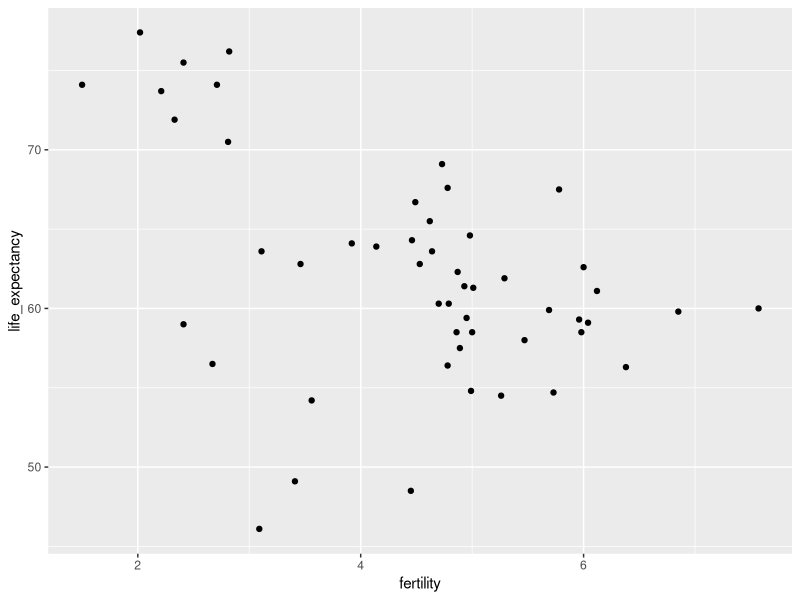
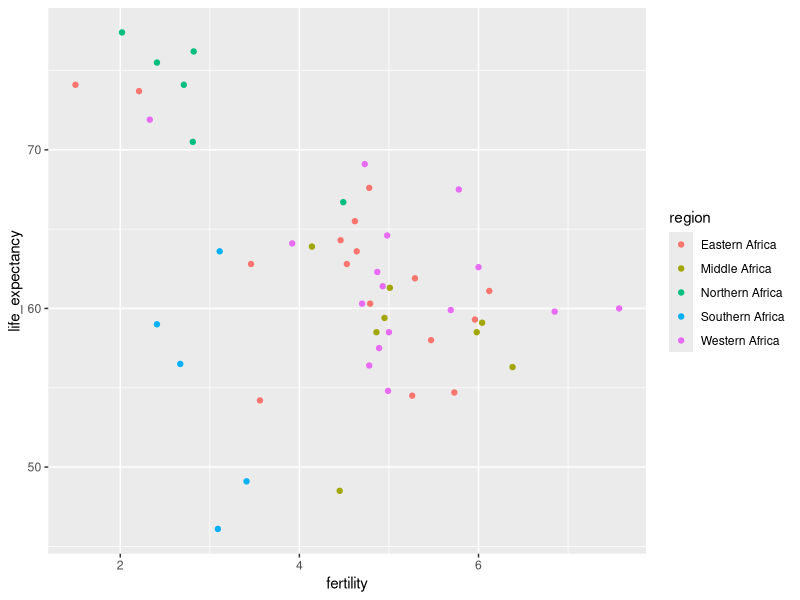
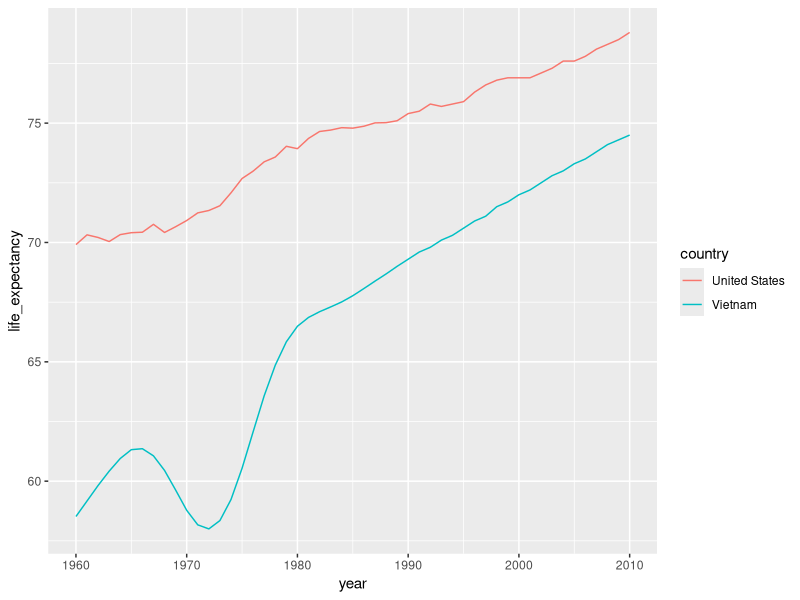
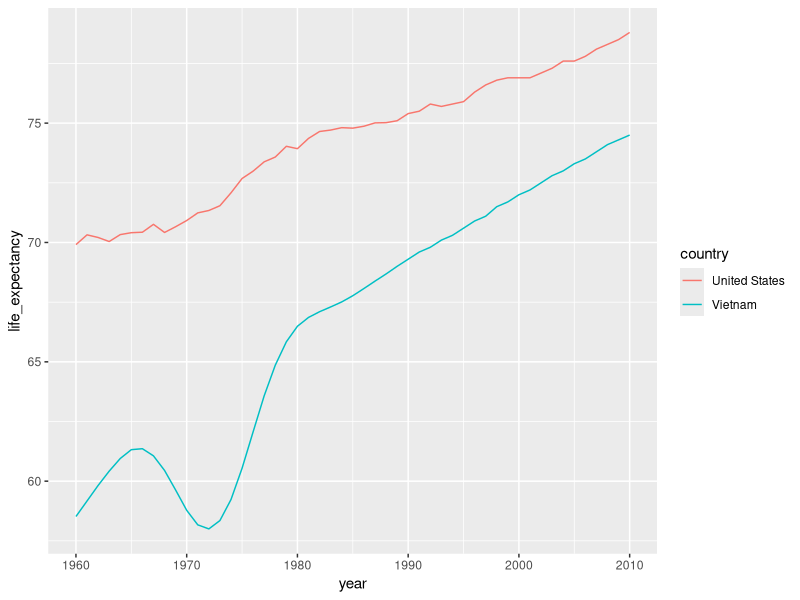
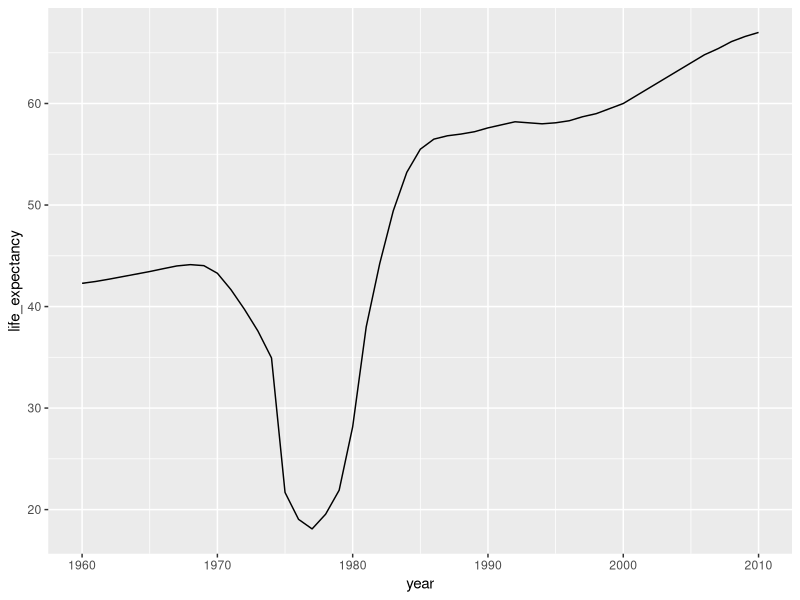
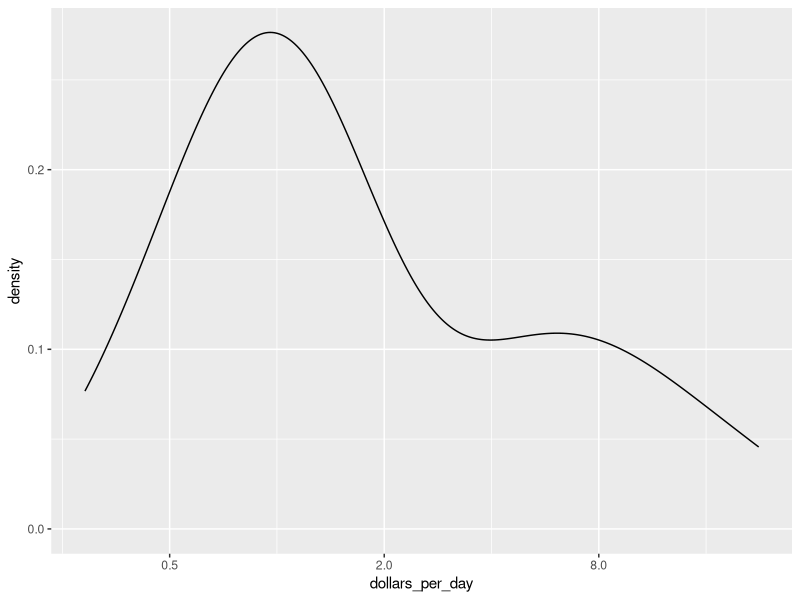
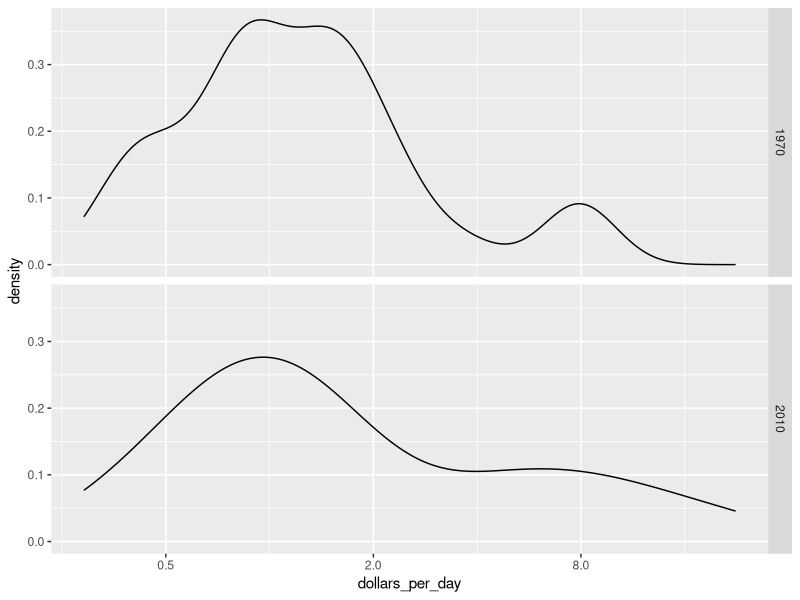
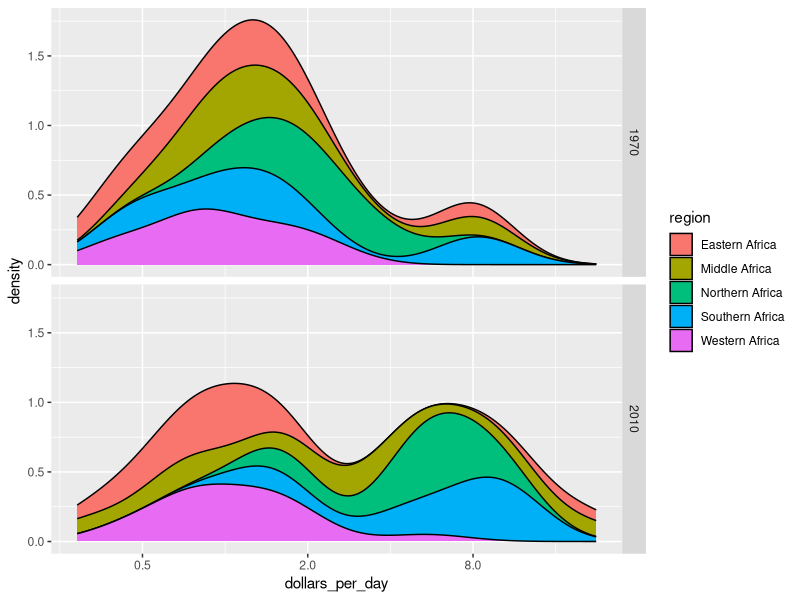

These figures' R source, in order:
## ---- chunk 1
library(dplyr)
library(ggplot2)
library(dslabs)
data(gapminder)
gapminder %>% filter(continent=="Africa" & year == 2012) %>%
  ggplot(aes(fertility, life_expectancy)) +
  geom_point()
## ---- chunk 2
library(dplyr)
library(ggplot2)
library(dslabs)
data(gapminder)
gapminder %>% filter(continent=="Africa" & year == 2012) %>%
  ggplot(aes(fertility, life_expectancy, color = region)) +
  geom_point()
## ---- chunk 3
library(dplyr)
library(dslabs)
data(gapminder)
df <- gapminder %>% 
  filter(continent=="Africa" & year == 2012 & fertility <=3 & life_expectancy>=70) %>%
  select(country, region)
## ---- chunk 4
library(dplyr)
library(dslabs)
data(gapminder)
years <- 1960:2010
countries <- c("United States", "Vietnam")
tab <- gapminder %>% filter(year %in% years & country %in% countries)
## ---- chunk 5
p <- tab %>% ggplot(aes(x=year,y=life_expectancy,color=country)) + geom_line()
p
## ---- chunk 6
p <- tab %>% ggplot(aes(x=year,y=life_expectancy,color=country)) + geom_line()
p
## ---- chunk 7
library(dplyr)
library(ggplot2)
library(dslabs)
data(gapminder)
gapminder %>% filter(year >= 1960 & year <= 2010 & country == "Cambodia") %>% 
  ggplot(aes(year, life_expectancy)) + geom_line()
## ---- chunk 8
library(dplyr)
library(dslabs)
data(gapminder)
daydollars <- gapminder %>% mutate(dollars_per_day = gdp/population/365) %>% filter(continent == "Africa" & year == 2010 & !is.na(dollars_per_day)) 
## ---- chunk 9
daydollars %>% ggplot(aes(dollars_per_day)) + geom_density() + scale_x_continuous(trans = "log2")
## ---- chunk 10
library(dplyr)
library(ggplot2)
library(dslabs)
data(gapminder)
gapminder %>% 
  mutate(dollars_per_day = gdp/population/365) %>%
  filter(continent == "Africa" & year %in% c(1970,2010) & !is.na(dollars_per_day)) %>%
  ggplot(aes(dollars_per_day)) + 
  geom_density() + 
  scale_x_continuous(trans = "log2") + 
  facet_grid(year ~ .)
## ---- chunk 11
library(dplyr)
library(ggplot2)
library(dslabs)
data(gapminder)

gapminder %>% 
  mutate(dollars_per_day = gdp/population/365) %>%
  filter(continent == "Africa" & year %in% c(1970,2010) & !is.na(dollars_per_day)) %>%  
  ggplot(aes(dollars_per_day, fill = region)) + 
  geom_density(bw=0.5, position = "stack") + 
  scale_x_continuous(trans = "log2") + 
  facet_grid(year ~ .)
## ---- chunk 12
library(dplyr)
library(ggplot2)
library(dslabs)
data(gapminder)
gapminder_Africa_2010 <- gapminder %>% 
  mutate(dollars_per_day = gdp/population/365) %>%
  filter(continent == "Africa" & year == 2010 & !is.na(dollars_per_day) & !is.na(infant_mortality))

gapminder_Africa_2010 %>%  ggplot(aes(dollars_per_day, infant_mortality, color = region)) +
  geom_point()
## ---- chunk 13
gapminder_Africa_2010 %>% 
  ggplot(aes(dollars_per_day, infant_mortality, color = region)) +
  geom_point() + 
  scale_x_continuous(trans = "log2")
## ---- chunk 14
gapminder_Africa_2010 %>% 
  ggplot(aes(dollars_per_day, infant_mortality, color = region, label = country)) +
  geom_text() + 
  scale_x_continuous(trans = "log2")
## ---- chunk 15
library(dplyr)
library(ggplot2)
library(dslabs)
data(gapminder)
gapminder %>% 
  mutate(dollars_per_day = gdp/population/365) %>%
  filter(continent == "Africa" & year %in% c(1970, 2010) & !is.na(dollars_per_day) & !is.na(infant_mortality)) %>%
  ggplot(aes(dollars_per_day, infant_mortality, color = region, label = country)) +
  geom_text() + 
  scale_x_continuous(trans = "log2") +
  facet_grid(year~.)
